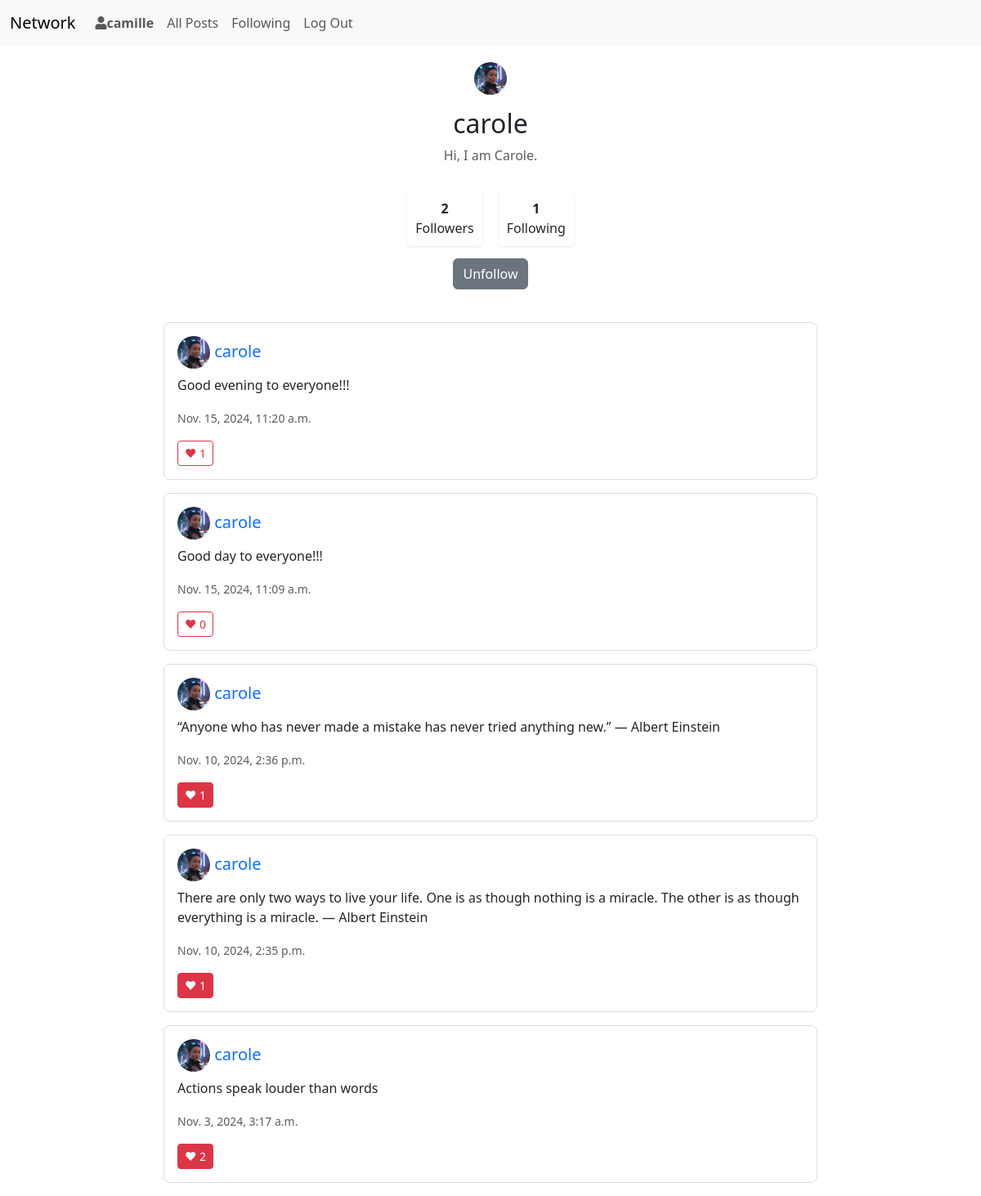
The app's page /profile/carole (signed in) with its own data.
### network/models.py (models this page shows, shortened)
class User(AbstractUser):
    followers = models.ManyToManyField('self', symmetrical=False, related_name='following')

class Profile(models.Model):
    user = models.OneToOneField(User, on_delete=models.CASCADE, related_name='profile')
    image = models.ImageField(upload_to='profile_pics/', default='profile_pics/default.jpg', blank=True)
    bio = models.TextField(max_length=500, blank=True)
    @property
    def get_image_url(self):
        if self.image and hasattr(self.image, 'url'):
            return self.image.url
        return '/static/network/default.jpg'  # Provide a default static image

class Post(models.Model):
    user = models.ForeignKey(User, on_delete=models.CASCADE, related_name="posts")
    content = models.TextField()
    created_at = models.DateTimeField(auto_now_add=True)
    updated_at = models.DateTimeField(auto_now=True)
    likes = models.ManyToManyField(User, related_name="liked_posts", blank=True)

### network/views.py (the view)
# urls.py: path("profile/<str:username>", views.profile, name="profile"),
def profile(request, username):
    profile_user = get_object_or_404(User, username=username)
    print(f"Profile user: {profile_user.username}")
    print(f"Has profile: {hasattr(profile_user, 'profile')}")
    if hasattr(profile_user, 'profile'):
        print(f"Profile image: {profile_user.profile.image}")
        print(f"Profile image URL: {profile_user.profile.get_image_url}")
    posts = Post.objects.filter(user=profile_user).order_by('-created_at')
    is_following = request.user.is_authenticated and request.user.following.filter(id=profile_user.id).exists()
    if request.method == "POST" and request.user == profile_user:
        if 'profile_picture' in request.FILES:
            profile_user.profile.image = request.FILES['profile_picture']
            profile_user.profile.save()
            return HttpResponseRedirect(reverse('profile', args=[username]))
    paginator = Paginator(posts, 10)
    page_number = request.GET.get('page')
    page_obj = paginator.get_page(page_number)
    return render(request, "network/profile.html", {
        "profile_user": profile_user,
        'posts': posts,
        "page_obj": page_obj,
        "is_following": is_following,
        "followers_count": profile_user.followers.count(),
        "following_count": profile_user.following.count()
    })

### network/templates/network/profile.html (shortened to what this page needs)
{% extends "network/layout.html" %}
{% load static %}
{% block body %}
<div class="profile-header">
    <div class="profile-image-container position-relative">
        {% if profile_user.profile.image and profile_user.profile.image.url %}
            <img src="{{ profile_user.profile.image.url }}"
                 class="rounded-circle profile-pic mb-3"
                 alt="Profile Picture"
        {% else %}
            <img src="{% static 'network/default.jpg' %}"
                 class="rounded-circle profile-pic mb-3"
                 alt="Default Profile Picture">
        {% endif %}
        <h2>{{ profile_user.username }}</h2>
        <p class="text-muted">{{ profile_user.profile.bio }}</p>
    </div>
    <div class="profile-stats">
        <div class="stat-box">
            <strong class="followers-count">{{ followers_count }}</strong>
            <div>Followers</div>
        </div>
        <div class="stat-box">
            <strong>{{ following_count }}</strong>
            <div>Following</div>
        </div>
    </div>
    {% if user.is_authenticated and user != profile_user %}
        <button class="btn {% if is_following %}btn-secondary{% else %}btn-primary{% endif %} follow-btn"
                data-user-id="{{ profile_user.id }}">
            {% if is_following %}Unfollow{% else %}Follow{% endif %}
        </button>
    {% endif %}
</div>
<div class="posts-container">
    {% for post in posts %}
        <div class="card mb-3 post" data-post-id="{{ post.id }}">
            <div class="card-body">
                <div class="d-flex justify-content-between">
                    <h5 class="card-title">
                        <a href="{% url 'profile' post.user.username %}" class="text-decoration-none">
                            {% if post.user.profile.image and post.user.profile.image.url %}
                                    <img src="{{ post.user.profile.image.url }}"
                                         class="rounded-circle profile-pic mr-2"
                                         alt="Profile Picture"
                                         onerror="this.src=`{% static 'network/default.jpg' %}`">
                                {% else %}
                                    <img src="{% static 'network/default.jpg' %}"
                                         class="rounded-circle profile-pic mr-2"
                                         alt="Default Profile Picture">
                            {% endif %}
                            {{ post.user.username }}
                        </a>
                    </h5>
                </div>
                <p class="card-text content">{{ post.content }}</p>
                <p class="card-text"><small class="text-muted">{{ post.created_at }}</small></p>
                <div class="like-section">
                    <button class="btn btn-sm {% if post in user.liked_posts.all %}btn-danger{% else %}btn-outline-danger{% endif %} like-btn"
                            data-post-id="{{ post.id }}">
                        ❤ <span class="like-count">{{ post.likes.count }}</span>
                    </button>
                </div>
            </div>
        </div>
    {% empty %}
        <p>No posts to display.</p>
    {% endfor %}
</div>
{% endblock %}

### network/templates/network/layout.html (shortened to what this page needs)
{% load static %}
<!DOCTYPE html>
<html lang="en">
    <head>
        <link href="https://cdn.jsdelivr.net/npm/bootstrap@5.3.3/dist/css/bootstrap.min.css" rel="stylesheet">
        <link href="{% static 'network/styles.css' %}" rel="stylesheet">
        <link rel="stylesheet" href="https://cdnjs.cloudflare.com/ajax/libs/font-awesome/5.15.4/css/all.min.css">
    </head>
    <body>
        <nav class="navbar navbar-expand-lg navbar-light bg-light">
            <div class="container-fluid">
            <a class="navbar-brand" href="{% url 'index' %}">Network</a>
            <div class="collapse navbar-collapse" id="navbarTogglerDemo02">
              <ul class="navbar-nav mr-auto mb-2 mb-lg-0">
                {% if user.is_authenticated %}
                    <li class="nav-item">
                        <a class="nav-link" href="{% url 'profile' user.username %}"><i class="fas fa-user"></i><strong>{{ user.username }}</strong></a>
                    </li>
                {% endif %}
                <li class="nav-item">
                  <a class="nav-link" href="{% url 'index' %}">All Posts</a>
                </li>
                {% if user.is_authenticated %}
                    <li class="nav-item">
                        <a class="nav-link" href="{% url 'following' %}">Following</a>
                    </li>
                {% endif %}
                </ul>
                <ul class="nav navbar-nav navbar-right">
                    {% if user.is_authenticated %}
                        <li class="nav-item">
                            <a class="nav-link" href="{% url 'logout' %}">Log Out</a>
                        </li>
                    {% endif %}
                </ul>
            </div>
        </div>
    </nav>
        <div class="body">
            {% block body %}
            {% endblock %}
        </div>
    </body>
</html>

### network/static/network/styles.css (style rules this page uses)
.profile-pic { width: 40px; height: 40px; object-fit: cover; }
.profile-image-container { display: inline-block; position: relative; }
.post { border: 1px solid #ddd; border-radius: 8px; transition: box-shadow 0.3s ease; }
.like-btn { transition: all 0.2s ease; }
.posts-container { max-width: 800px; margin: 0 auto; }
.profile-header { text-align: center; padding: 20px 0; background-color: white; border-radius: 8px; margin-bottom: 20px; }
.profile-stats { display: flex; justify-content: center; gap: 20px; margin: 15px 0; }
.stat-box { text-align: center; padding: 10px; background-color: white; border-radius: 5px; box-shadow: 0 1px 3px rgba(0,0,0,0.1); }

### records on screen
User: username "camille"
User: username "carole", profile.bio "Hi, I am Carole."
Post: user.username "carole", content "Good evening to everyone!!!", created_at "Nov. 15, 2024, 11:20 a.m.", likes.count "1"
Post: user.username "carole", content "Good day to everyone!!!", created_at "Nov. 15, 2024, 11:09 a.m.", likes.count "0"
Post: user.username "carole", content "“Anyone who has never made a mistake has never tried anything new.” ― Albert Einstein", created_at "Nov. 10, 2024, 2:36 p.m.", likes.count "1"
Post: user.username "carole", content "There are only two ways to live your life. One is as though nothing is a miracle. The other is as though everything is a miracle. ― Albert Einstein", created_at "Nov. 10, 2024, 2:35 p.m.", likes.count "1"
Post: user.username "carole", content "Actions speak louder than words", created_at "Nov. 3, 2024, 3:17 a.m.", likes.count "2"

### other values on screen
{{ followers_count }} "2"
{{ following_count }} "1"
